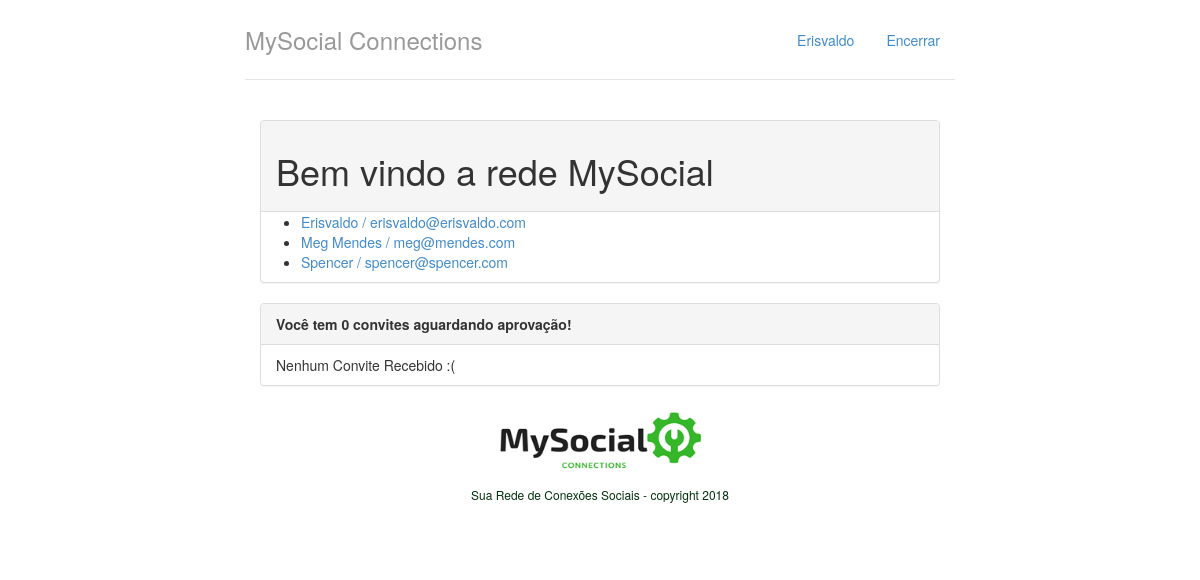
Before: / with the older database file.
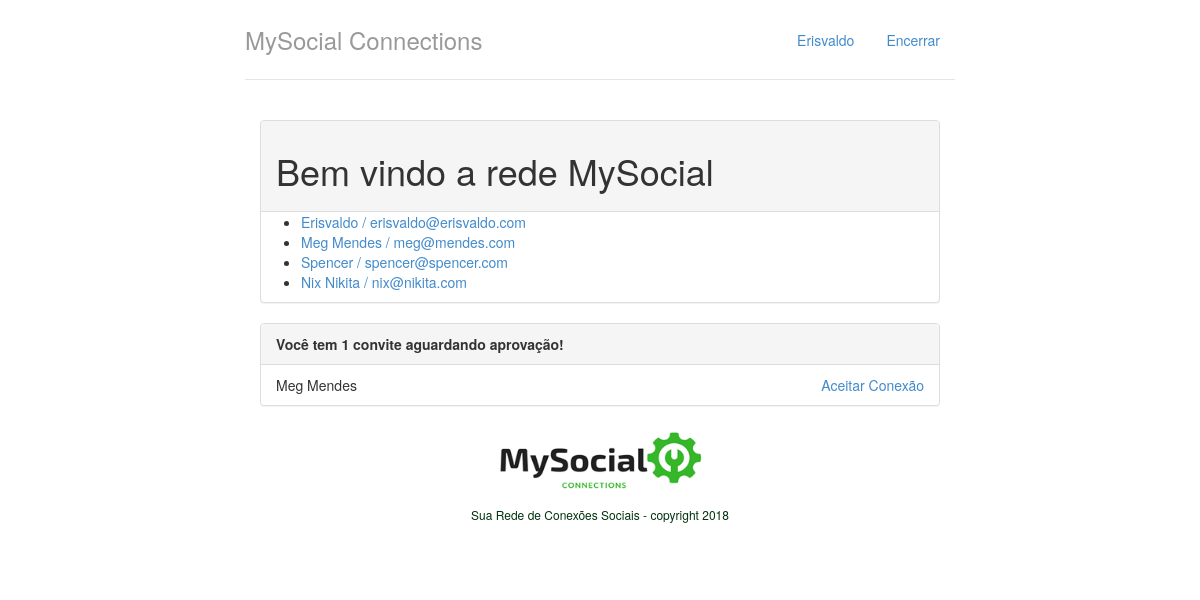
After: the same page with the newer database file.
### perfis/models.py (models this page shows, shortened)
class Perfil(models.Model):
    nome = models.CharField(max_length=255, null=False)
    email = models.CharField(max_length=255, null=False)
    telefone = models.CharField(max_length=15, null=False)
    empresa = models.CharField(max_length=50, null=False)

class Convite(models.Model):
    solicitante = models.ForeignKey(Perfil, related_name='convites_feitos', on_delete=models.CASCADE)
    convidado = models.ForeignKey(Perfil, related_name='convites_recebidos', on_delete=models.CASCADE)

### perfis/views.py (the view)
# urls.py: path('', views.index, name='index'),
def index(request):
    users = Perfil.objects.all()
    return render(request, 'perfis/index.html',
        {
            'usuarios' : users ,
            'perfil_logado' : get_perfil_logado(request)
        })

### perfis/views.py (called while the page is built)
def get_perfil_logado(request):
    return Perfil.objects.get(id=1)

### perfis/templates/perfis/index.html
{% extends "perfis/base.html" %}
{% load staticfiles %}
{% block body %}
<div class="col-lg-12">
<div class="panel panel-default">
    <div class="panel-heading">
        <h1>Bem vindo a rede MySocial</h1>
    </div>
    <ul>
        {% for cont in usuarios %}
        <li>
            <a href="{% url 'exibir' cont.id %}">
            {{ cont.nome }} / {{ cont.email }}
            </a>
        </li>
        {% endfor %}
    </ul>
</div>
<div class="panel panel-default">
    <div class="panel-heading">
        <strong>
            Você tem {{ perfil_logado.convites_recebidos.count }}
            convite{{ perfil_logado.convites_recebidos.count |pluralize }}
            aguardando aprovação!
        </strong>
    </div>
    {% if perfil_logado.convites_recebidos.count %}
    <ul class="list-group">
        {% for convite in perfil_logado.convites_recebidos.all %}
        <li class="list-group-item">
           {{ convite.solicitante.nome }}
           <a href="#" class="pull-right">Aceitar Conexão</a>
        </li>
        {% endfor %}
    </ul>
    {% else %}
    <ul class="list-group">
        <li class="list-group-item">
            Nenhum Convite Recebido :(
        </li>
    </ul>
    {% endif %}
</div>
</div>
{% endblock %}

### perfis/templates/perfis/base.html (shortened to what this page needs)
{% load staticfiles %}
<!DOCTYPE html>
<html lang="pt-br">
<head>
    <link rel="stylesheet" href="{% static "styles/bootstrap.css"%}">
    <link rel="stylesheet" href="{% static "styles/main.css"%}">
</head>
<body>
    <div class="container">
        <div class="header">
            <ul class="nav nav-pills pull-right">
                <li><a href="{% url "index" %}"> {{ perfil_logado.nome }} </a></li>
                <li><a href="/logout/"> Encerrar </a></li>
            </ul>
            <h3 class="text-muted">MySocial Connections</h3>
        </div>
        <div class="row content">
            {% block body %}
            {% endblock %}
            <p class="imgcenter">
                <img src="{% static "img/MySocialLogoSmall.png" %}" width="230" height="70">
            </p>
            <p class="imgcenter">Sua Rede de Conexões Sociais - copyright 2018</p>
        </div>
    </div>
</body>
</html>

### perfis/static/styles/main.css (style rules this page uses)
body { padding-top: 20px; padding-bottom: 20px; }
.imgcenter { text-align: center; font-size: 9pt; color: #02310d; }
.header, .content, .footer { padding-left: 15px; padding-right: 15px; }
.header { border-bottom: 1px solid #e5e5e5; }
.header h3 { margin-top: 0; margin-bottom: 0; line-height: 40px; padding-bottom: 19px; }
@media (min-width: 768px) { .container { max-width: 730px; } }
.content { margin: 40px 0; }
@media screen and (min-width: 768px) { .header, .content, .footer { padding-left: 0; padding-right: 0; } }
@media screen and (min-width: 768px) { .header { margin-bottom: 30px; } }

Changed rows visible on the page:
computed for Perfil "Erisvaldo": convites_recebidos.count "0" → "1"
added Perfil: nome "Nix Nikita", email "nix@nikita.com"
added Convite: solicitante.nome "Meg Mendes"
Other visible differences:
text no longer shown: "Nenhum Convite Recebido :("
